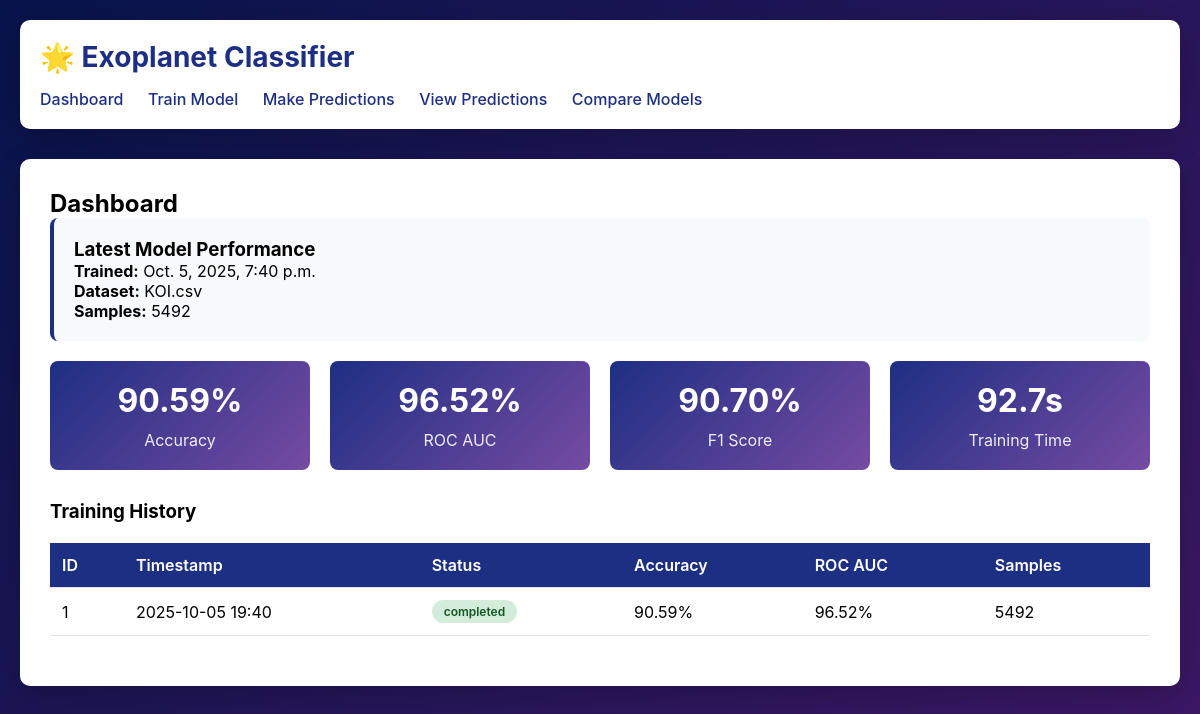
The page / on the database its author committed.
### classifier/models.py (models this page shows, shortened)
class ModelTraining(models.Model):
    timestamp = models.DateTimeField(default=timezone.now)
    dataset_file = models.CharField(max_length=255)
    n_samples = models.IntegerField()
    n_features = models.IntegerField()
    rf_n_estimators = models.IntegerField(default=200)
    gb_n_estimators = models.IntegerField(default=200)
    gb_learning_rate = models.FloatField(default=0.1)
    test_size = models.FloatField(default=0.3)
    accuracy = models.FloatField(null=True)
    f1_score = models.FloatField(null=True)
    roc_auc = models.FloatField(null=True)
    balanced_accuracy = models.FloatField(null=True)
    training_time = models.FloatField(null=True)
    status = models.CharField(max_length=20, default='pending')  # pending, training, completed, failed
    class Meta:
        ordering = ['-timestamp']

### classifier/views.py (the view)
# urls.py: path('', views.dashboard, name='dashboard'),
def dashboard(request):
    latest_training = ModelTraining.objects.filter(status='completed').first()
    all_trainings = ModelTraining.objects.all()[:10]
    context = {
        'latest_training': latest_training,
        'all_trainings': all_trainings,
        'total_trainings': ModelTraining.objects.count(),
    }
    return render(request, 'classifier/dashboard.html', context)

### classifier/templates/classifier/dashboard.html
{% extends 'classifier/base.html' %}
{% block content %}
<h2>Dashboard</h2>
{% if latest_training %}
<div class="card">
    <h3>Latest Model Performance</h3>
    <p><strong>Trained:</strong> {{ latest_training.timestamp }}</p>
    <p><strong>Dataset:</strong> {{ latest_training.dataset_file }}</p>
    <p><strong>Samples:</strong> {{ latest_training.n_samples }}</p>
</div>
<div class="stats">
    <div class="stat-box">
        <h3>{{ latest_training.accuracy|floatformat:2 }}%</h3>
        <p>Accuracy</p>
    </div>
    <div class="stat-box">
        <h3>{{ latest_training.roc_auc|floatformat:2 }}%</h3>
        <p>ROC AUC</p>
    </div>
    <div class="stat-box">
        <h3>{{ latest_training.f1_score|floatformat:2 }}%</h3>
        <p>F1 Score</p>
    </div>
    <div class="stat-box">
        <h3>{{ latest_training.training_time|floatformat:1 }}s</h3>
        <p>Training Time</p>
    </div>
</div>
{% else %}
<div class="card">
    <h3>No trained models yet</h3>
    <p>Upload a dataset and train your first model!</p>
    <a href="{% url 'train' %}"><button class="btn">Train Model</button></a>
</div>
{% endif %}
<h3 style="margin-top: 30px;">Training History</h3>
<table>
    <thead>
        <tr>
            <th>ID</th>
            <th>Timestamp</th>
            <th>Status</th>
            <th>Accuracy</th>
            <th>ROC AUC</th>
            <th>Samples</th>
        </tr>
    </thead>
    <tbody>
        {% for training in all_trainings %}
        <tr>
            <td>{{ training.id }}</td>
            <td>{{ training.timestamp|date:"Y-m-d H:i" }}</td>
            <td><span class="badge {{ training.status }}">{{ training.status }}</span></td>
            <td>{{ training.accuracy|floatformat:2 }}%</td>
            <td>{{ training.roc_auc|floatformat:2 }}%</td>
            <td>{{ training.n_samples }}</td>
        </tr>
        {% empty %}
        <tr>
            <td colspan="6">No training records</td>
        </tr>
        {% endfor %}
    </tbody>
</table>
{% endblock %}

### classifier/templates/classifier/base.html (shortened to what this page needs)
<!DOCTYPE html>
<html lang="en">
<head>
</head>
<body>
    <div class="container">
        <nav>
            <h1>🌟 Exoplanet Classifier</h1>
            <a href="{% url 'dashboard' %}">Dashboard</a>
            <a href="{% url 'train' %}">Train Model</a>
            <a href="{% url 'predict' %}">Make Predictions</a>
            <a href="{% url 'predictions_list' %}">View Predictions</a>
            <a href="{% url 'comparison' %}">Compare Models</a>
        </nav>
        <div class="content">
            {% block content %}{% endblock %}
        </div>
    </div>
</body>
</html>

### classifier/templates/classifier/base.html (style rules this page uses)
* { margin: 0; padding: 0; box-sizing: border-box; }
body { font-family: -apple-system, BlinkMacSystemFont, 'Segoe UI', Roboto, Oxygen, Ubuntu, Cantarell, sans-serif; background: linear-gradient(135deg, #07144bff 0%, #3e1766ff 100%); min-height: 100vh; padding: 20px; }
.container { max-width: 1200px; margin: 0 auto; }
nav { background: white; border-radius: 10px; padding: 20px; margin-bottom: 30px; box-shadow: 0 10px 30px rgba(0,0,0,0.2); }
nav h1 { color: #1d2f83ff; margin-bottom: 15px; font-size: 28px; }
nav a { color: #1d2f83ff; text-decoration: none; margin-right: 20px; font-weight: 500; transition: color 0.3s; }
.content { background: white; border-radius: 10px; padding: 30px; box-shadow: 0 10px 30px rgba(0,0,0,0.2); }
.card { background: #f8f9fa; border-radius: 8px; padding: 20px; margin-bottom: 20px; border-left: 4px solid #1d2f83ff; }
.stats { display: grid; grid-template-columns: repeat(auto-fit, minmax(200px, 1fr)); gap: 20px; margin: 20px 0; }
.stat-box { background: linear-gradient(135deg, #1d2f83ff 0%, #764ba2 100%); color: white; padding: 20px; border-radius: 8px; text-align: center; }
.stat-box h3 { font-size: 32px; margin-bottom: 10px; }
.stat-box p { opacity: 0.9; }
table { width: 100%; border-collapse: collapse; margin: 20px 0; }
th, td { padding: 12px; text-align: left; border-bottom: 1px solid #dee2e6; }
th { background: #1d2f83ff; color: white; font-weight: 600; }
.badge { display: inline-block; padding: 4px 12px; border-radius: 12px; font-size: 12px; font-weight: 600; }
.badge.completed { background: #d4edda; color: #155724; }

### rows shown on the page
ModelTraining: timestamp "Oct. 5, 2025, 7:40 p.m.", dataset_file "KOI.csv", n_samples "5492", accuracy "90.59", roc_auc "96.52", f1_score "90.70", training_time "92.7", id "1", timestamp "2025-10-05 19:40", status "completed"
